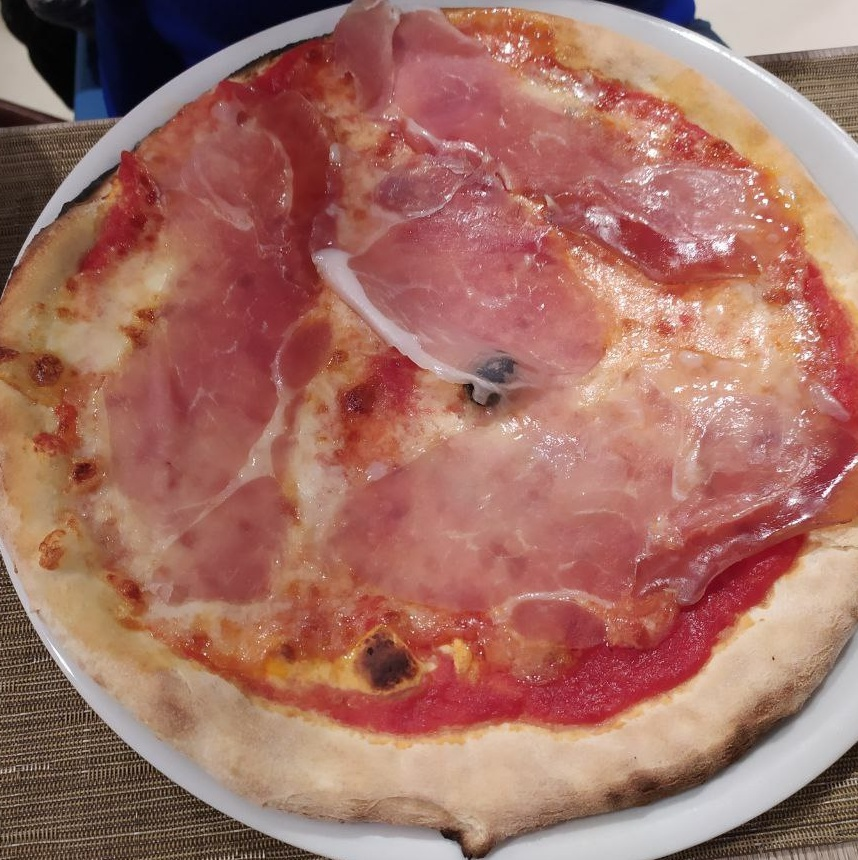
%> input picture bot/tmp/received_image.jpg, 858 x 860 px
$ octave --eval "result = featureItten(imread('../../bot/tmp/received_image.jpg'));"   (GNU Octave 9; MATLAB toolbox functions it lacks are replaced by stand-ins)
%> lines starting %> are read from the running program, lines starting %| are printed output that depends on the picture; in (x1, y1, x2, y2) boxes, pixels count from 0 and x2, y2 are one past the last pixel; in counts of white or black regions, pixels touching at a corner belong together; the program's own positions count from 1
### image_similiraty_classic/utils/rgb2ihsl.m
function [H, S, L] = rgb2ihsl(rgb)
%RGB2IHSL Summary of this function goes here
%   Detailed explanation goes here
    R = double(rgb(:, :, 1));
    G = double(rgb(:, :, 2));
    B = double(rgb(:, :, 3));

    L = uint8(0.2126 .* R + 0.7152 .* G + 0.0722 .* B);

    maxMatrix = max(max(R, G), B);
    minMatrix = min(min(R, G), B);
    S = uint8(maxMatrix - minMatrix);

    theta = deg2rad((R - (0.5 .* G) - (0.5 .* B)) ./ sqrt((R .^ 2) + (G .^ 2) + (B .^ 2) - (R .* G) - (R .* B) - (B .* G)));
    H_ = uint8(rad2deg(acos(theta)));

    if B > G
        H = (360 - H_);
    else
        H = H_;
    end
end

### image_similiraty_classic/watershedSegmentation.m
function [numberOfLabel, imgLabel] = watershedSegmentation(image)

% watershed segmentation
grayImage = rgb2gray(image);
%compute gradient
gmag = imgradient(grayImage);
%morphological operations
se = strel('disk',3);
Ie = imerode(grayImage,se);
Iobr = imreconstruct(Ie,grayImage);

Iobrd = imdilate(Iobr,se);
Iobrcbr = imreconstruct(imcomplement(Iobrd),imcomplement(Iobr));
Iobrcbr = imcomplement(Iobrcbr);

se2 = strel(ones(3,3));
fgm = bwareaopen(imerode(imclose(imregionalmax(Iobrcbr), se2), se2), 3);

%watershed segmentation
bw = imbinarize(Iobrcbr);
D = bwdist(bw);
DL = watershed(D);
bgm = DL == 0;

gmag2 = imimposemin(gmag, bgm | fgm);
imgLabel = watershed(gmag2);

label = unique(imgLabel);
numberOfLabel = label(end);
end

### image_similiraty_classic/utils/featureItten.m
function contranstFeatureVector = featureItten(image)
    %FEATURE6 Itten color contrast theory
    %resize the image for computional efficency reason
    [rows, cols, ~]=size(image);
    maxRowCol = max(rows, cols);
    image = imresize(image, 1/ceil(maxRowCol/500));

    [H, S, L] = rgb2ihsl(image);

    %% Finding regions with watershedSegmentation
    hMean_ = [];
    sMean_ = [];
    lMean_ = [];

    [numberOfK, mask] = watershedSegmentation(image);

    %% mean of Hue, Saturation, Brightness of each region
    ittenHue = [0 20 32 46 56 79 158 192 208 233 278 322];
    contrastOfBrightness = 0;
    contrastOfSaturation = 0;
    for i = 1 : numberOfK
        h_ = H .* uint8(mask == i);
        s_ = S .* uint8(mask == i);
        l_ = L .* uint8(mask == i);

        hMean_ = [hMean_, meanHue(h_(h_ > 0))];
        sMean_ = [sMean_, mean2(s_(s_ > 0))];
        lMean_ = [lMean_, mean2(l_(l_ > 0))];

        contrastOfBrightness = contrastOfBrightness + ((1 / nnz(l_)) * std2(l_(l_ > 0)));
        contrastOfSaturation = contrastOfSaturation + ((1 / nnz(s_)) * std2(s_(s_ > 0)));
    end

    %% Mapping Hue mean of each region to Itten hues
    for i = 1 : numberOfK
        hMean2hItten_ = ittenHue(ittenHue <= hMean_(i));
        hMean_(i) = hMean2hItten_(end);
    end

    diff = abs(hMean_ - hMean_');
    diff360 = 360 - abs(hMean_ - hMean_');
    d = min(diff, diff360);

    contrastComplement = max(d(d >= 154 & d <= 200));
    if(isempty(contrastComplement))
        contrastComplement = 0;
    end

    hueCount = length(unique(hMean_));
    contranstFeatureVector = [contrastOfBrightness, contrastOfSaturation, contrastComplement, hueCount];
end

function mean = meanHue(H)
    H = deg2rad(double(H));

    % mean of HUE
    A = sum(cos(H), 'all', 'omitnan');
    B = sum(sin(H), 'all', 'omitnan');
    mean_ = rad2deg(atan(B ./ A));

    if (isnan(mean_))
        mean_ = 0;
    end

    if(mean_ >= 0)
        mean = mean_;
    else
        mean = 360 + mean_;
    end
end
%> in watershedSegmentation, `Iobrd = imdilate(Iobr,se);`:
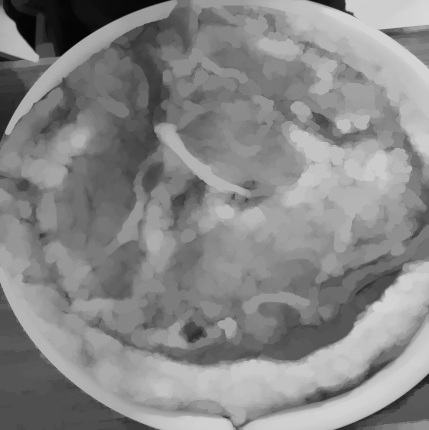
%> Iobrd: size 430x429 uint8; min 4, max 216, mean 135.2
%> in watershedSegmentation, `Iobrcbr = imreconstruct(imcomplement(Iobrd),imcomplement(Iobr));`:
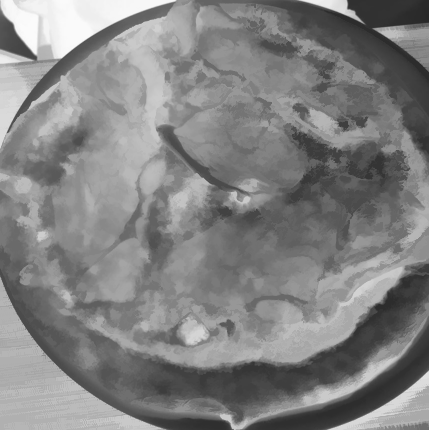
%> Iobrcbr: size 430x429 uint8; min 39, max 251, mean 129.9
%> in watershedSegmentation, `fgm = bwareaopen(imerode(imclose(imregionalmax(Iobrcbr), se2), se2), 3);`:
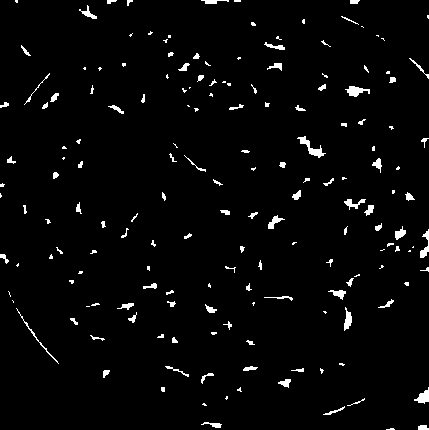
%> fgm: size 430x429 logical; 2.7% white; 173 white regions (82 under 20 px), largest, box (x1, y1, x2, y2) and area: (297, 136, 326, 158) 185, (345, 86, 370, 97) 148, (414, 387, 429, 404) 128
%> in watershedSegmentation, `bw = imbinarize(Iobrcbr);`:
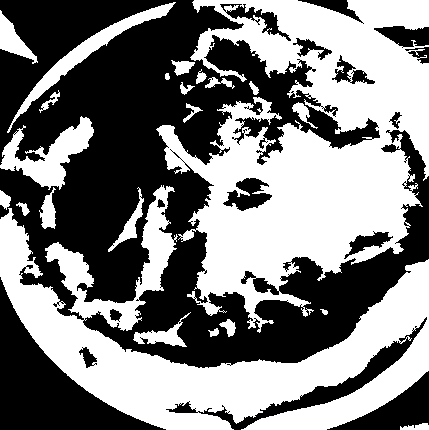
%> bw: size 430x429 logical; 49.3% white; 23 white regions, largest, box (x1, y1, x2, y2) and area: (156, 0, 429, 333) 47360, (0, 185, 429, 430) 34608, (0, 116, 94, 190) 2763
%> in watershedSegmentation, `DL = watershed(D);`:
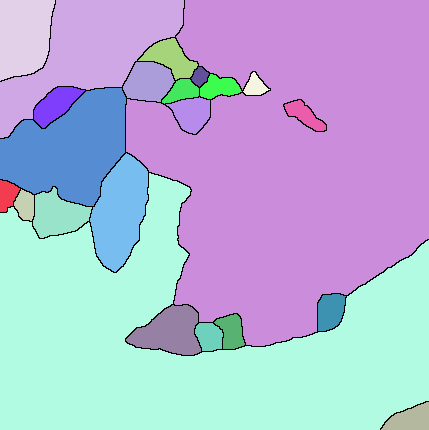
%> DL: size 430x429 uint8; 24 distinct labels, from 0 to 23; one colour per label, 0 black
%> in watershedSegmentation, `bgm = DL == 0;`: bgm: size 430x429 logical; 1.7% white in thin lines or dots
%> in watershedSegmentation, `imgLabel = watershed(gmag2);`:
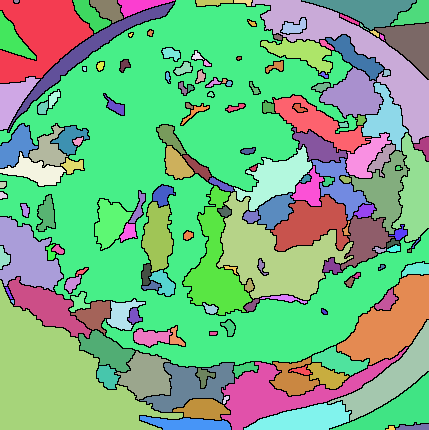
%> imgLabel: size 430x429 uint8; 166 distinct labels, from 0 to 165; one colour per label, 0 black
%> in watershedSegmentation, `label = unique(imgLabel);`: label = 166 values from 0 to 165
%> in watershedSegmentation, `numberOfLabel = label(end);`: numberOfLabel = 165
%> the loop in featureItten, `for i = 1 : numberOfK` made 165 passes
%> (contrastOfBrightness, contrastOfSaturation) on passes 16 to 18: (1.18, 0.794), (1.25, 0.831), (1.34, 0.946)
%> after the loop in featureItten, `for i = 1 : numberOfK`: contrastOfBrightness = 26.04; contrastOfSaturation = 14.11; hMean_ = 165 values, max 270.9 at index 28, min 89 at index 89, mean 100; lMean_ = 165 values, max 239.5 at index 124, min 7.7 at index 41, mean 148; sMean_ = 165 values, max 119.1 at index 49, min 2.83 at index 135, mean 58.89
%> the loop in featureItten, `for i = 1 : numberOfK` made 165 passes
%> hMean2hItten_ on passes 1 to 3: [0 20 32 46 56 79 158 192 208 233], [0 20 32 46 56 79], [0 20 32 46 56 79]
%> after the loop in featureItten, `for i = 1 : numberOfK`: hMean_ = 165 values, max 233 at index 1, min 79 at index 2, mean 88.33
%> in featureItten, `diff = abs(hMean_ - hMean_');`:
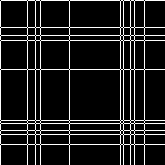
%> diff: size 165x165 double; values 0 (black) and 154 (white), 11.4% white in thin lines or dots
%> in featureItten, `diff360 = 360 - abs(hMean_ - hMean_');`: diff360: size 165x165 double; values 206 (black) and 360 (white), 88.6% white; black in thin lines or dots
%> in featureItten, `contrastComplement = max(d(d >= 154 & d <= 200));`: contrastComplement = 154
%> in featureItten, `hueCount = length(unique(hMean_));`: hueCount = 2
%> in featureItten, `contranstFeatureVector = [contrastOfBrightness, contrastOfSaturation, ..`: contranstFeatureVector = [26.04 14.11 154 2]
